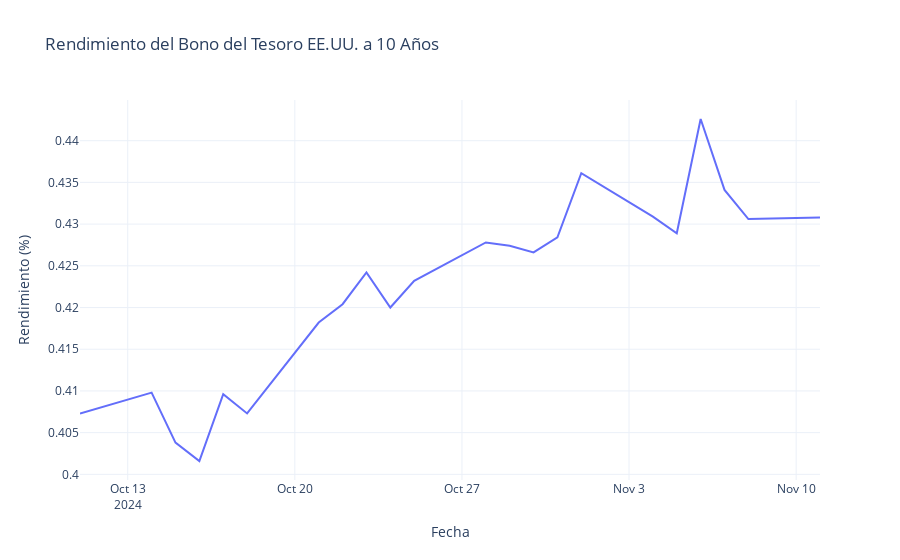

Source (notebook cell):
### Markdown cell above
### 2.4 Ticker del bono del Tesoro a 10 años

### Code cell
us_treasury_ticker = '^TNX'

# Obtener datos del rendimiento del bono del Tesoro a 10 años
us_treasury_data = collector.get_yahoo_data([us_treasury_ticker], start_date_str, end_date_str)

# Verificar si se obtuvieron datos
if not us_treasury_data.empty:
    # Extraer el precio de cierre
    us_treasury_close = us_treasury_data[(us_treasury_ticker, 'Close')]

    # Ajustar el rendimiento a porcentaje (dividir entre 10)
    us_treasury_close_percent = us_treasury_close / 10  # Valor real en porcentaje

    # Visualizar el rendimiento
    fig = go.Figure()
    fig.add_trace(go.Scatter(
        x=us_treasury_close_percent.index,
        y=us_treasury_close_percent,
        mode='lines',
        name='Rendimiento Bono del Tesoro EE.UU. 10 Años'
    ))

    fig.update_layout(
        title='Rendimiento del Bono del Tesoro EE.UU. a 10 Años',
        xaxis_title='Fecha',
        yaxis_title='Rendimiento (%)',
        template='plotly_white'
    )
    fig.show()
else:
    print("No se pudo obtener el rendimiento del bono del Tesoro de EE.UU.")

### Figure 1 — Plotly figure (JSON) as saved in the notebook; plotly's stock layout.template omitted (floating-point values rounded to 4 significant figures)
{"data": [{"mode": "lines", "name": "Rendimiento Bono del Tesoro EE.UU. 10 Años", "type": "scatter", "x": ["2024-10-11T00:00:00", "2024-10-14T00:00:00", "2024-10-15T00:00:00", "2024-10-16T00:00:00", "2024-10-17T00:00:00", "2024-10-18T00:00:00", "2024-10-21T00:00:00", "2024-10-22T00:00:00", "2024-10-23T00:00:00", "2024-10-24T00:00:00", "2024-10-25T00:00:00", "2024-10-28T00:00:00", "2024-10-29T00:00:00", "2024-10-30T00:00:00", "2024-10-31T00:00:00", "2024-11-01T00:00:00", "2024-11-04T00:00:00", "2024-11-05T00:00:00", "2024-11-06T00:00:00", "2024-11-07T00:00:00", "2024-11-08T00:00:00", "2024-11-11T00:00:00"], "y": [0.4073, 0.4098, 0.4038, 0.4016, 0.4096, 0.4073, 0.4182, 0.4204, 0.4242, 0.42, 0.4232, 0.4278, 0.4274, 0.4266, 0.4284, 0.4361, 0.4309, 0.4289, 0.4426, 0.4341, 0.4306, 0.4308]}], "layout": {"title": {"text": "Rendimiento del Bono del Tesoro EE.UU. a 10 Años"}, "xaxis": {"title": {"text": "Fecha"}}, "yaxis": {"title": {"text": "Rendimiento (%)"}}}}
